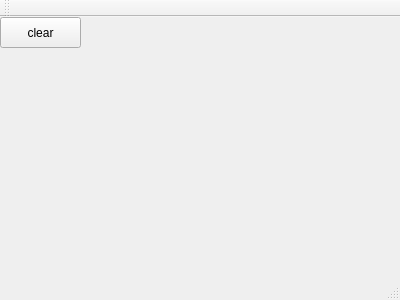
<?xml version="1.0" encoding="UTF-8"?>
<ui version="4.0">
 <class>MainWindow</class>
 <widget class="QMainWindow" name="MainWindow">
  <property name="geometry">
   <rect>
    <x>0</x>
    <y>0</y>
    <width>400</width>
    <height>300</height>
   </rect>
  </property>
  <property name="windowTitle">
   <string>MainWindow</string>
  </property>
  <widget class="QWidget" name="centralWidget">
   <widget class="QPushButton" name="renew_n">
    <property name="geometry">
     <rect>
      <x>0</x>
      <y>0</y>
      <width>81</width>
      <height>31</height>
     </rect>
    </property>
    <property name="text">
     <string>clear</string>
    </property>
   </widget>
  </widget>
  <widget class="QMenuBar" name="menuBar">
   <property name="geometry">
    <rect>
     <x>0</x>
     <y>0</y>
     <width>400</width>
     <height>19</height>
    </rect>
   </property>
  </widget>
  <widget class="QToolBar" name="mainToolBar">
   <attribute name="toolBarArea">
    <enum>TopToolBarArea</enum>
   </attribute>
   <attribute name="toolBarBreak">
    <bool>false</bool>
   </attribute>
  </widget>
  <widget class="QStatusBar" name="statusBar"/>
 </widget>
 <layoutdefault spacing="6" margin="11"/>
 <resources/>
 <connections/>
</ui>
